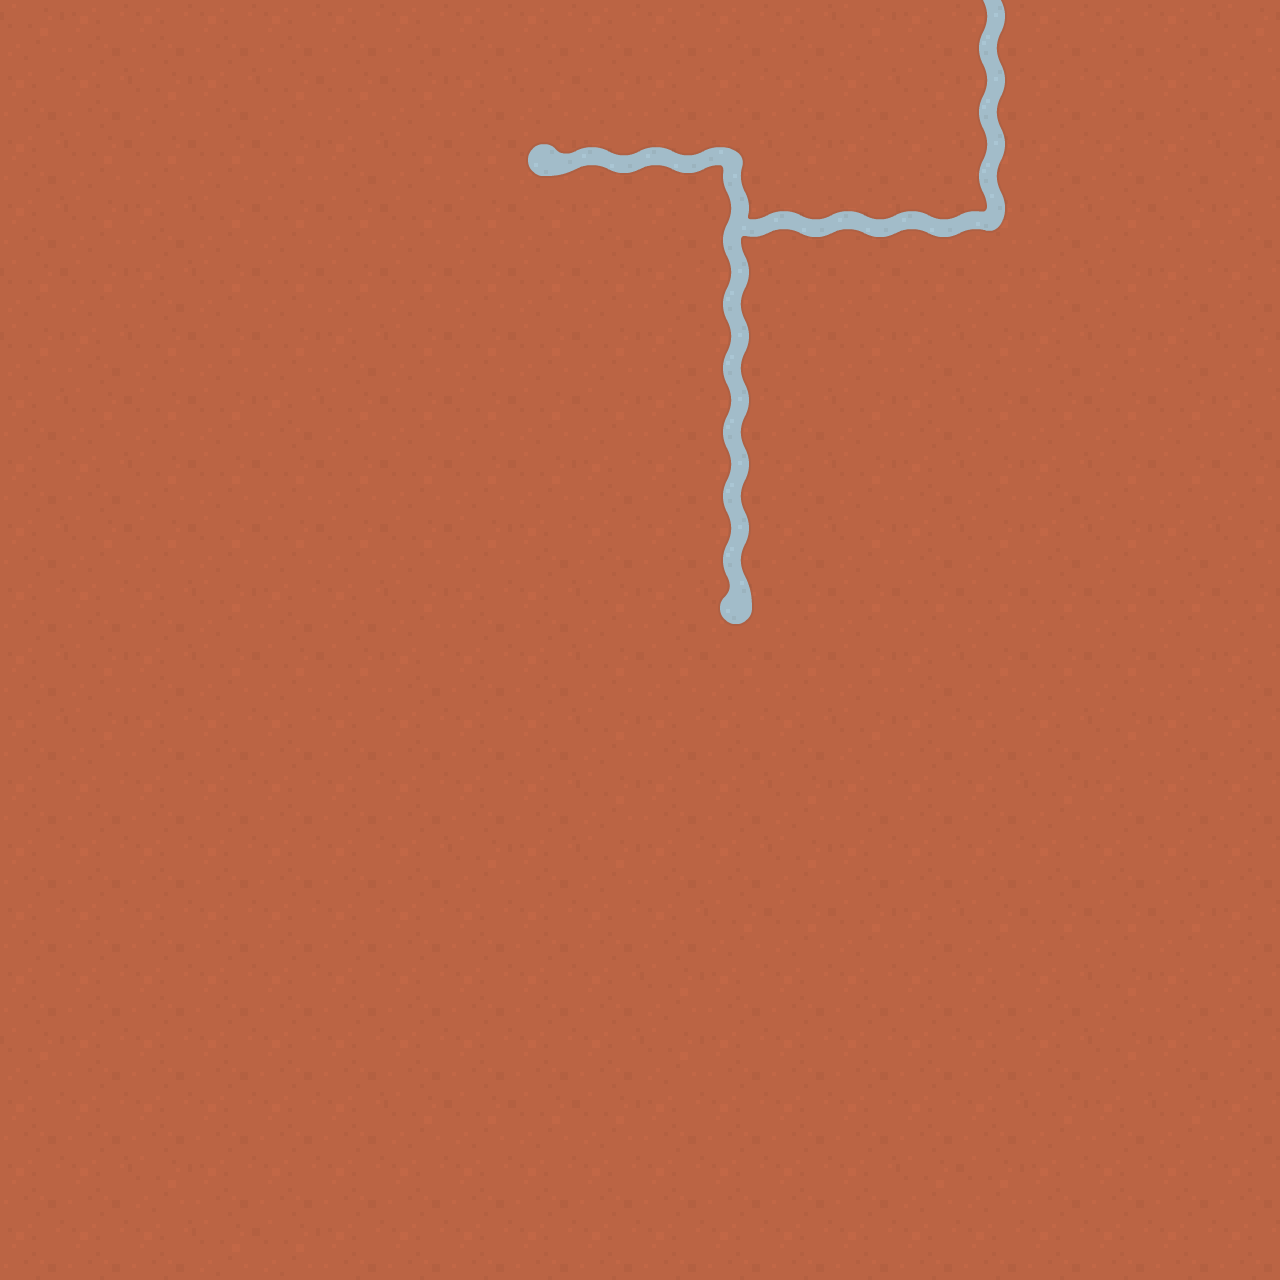

Rendered tile map (Tiled .tmx) drawn with the repository's tilesets; below, a short description and the map source with its tile grids summarised:
An orthogonal 20x20 tile map with 64x64 px tiles, 2 tile layers (Land, Roads) and 68 objects.

<map version="1.0" orientation="orthogonal" renderorder="right-down" width="20" height="20" tilewidth="64" tileheight="64" nextobjectid="81">
 <tileset firstgid="1" source="scifi_tilesheet.tsx" />
 <layer name="Land" width="20" height="20">
  <data>[400 cells, 400 non-empty, 2 distinct tile ids]</data>
 </layer>
 <layer name="Roads" width="20" height="20">
  <data>[400 cells, 18 non-empty, 7 distinct tile ids]</data>
 </layer>
 <objectgroup name="Trees">
  <object id="1" gid="55" x="838" y="275" width="64" height="64" />
  <object id="2" gid="55" x="636" y="542" width="64" height="64" />
  <object id="3" gid="55" x="1143" y="702" width="64" height="64" />
  <object id="4" gid="55" x="805" y="1194" width="64" height="64" />
  <object id="5" gid="56" x="123" y="1126" width="64" height="64" />
  <object id="6" gid="56" x="555" y="857" width="64" height="64" />
  <object id="7" gid="56" x="242" y="401" width="64" height="64" />
  <object id="8" gid="56" x="491" y="118" width="64" height="64" />
  <object id="9" gid="57" x="745" y="277" width="64" height="64" />
  <object id="10" gid="57" x="301" y="615" width="64" height="64" />
  <object id="11" gid="57" x="73" y="237" width="64" height="64" />
  <object id="12" gid="57" x="1072" y="555" width="64" height="64" />
  <object id="13" gid="57" x="738" y="704" width="64" height="64" />
  <object id="14" gid="57" x="1087" y="1209" width="64" height="64" />
  <object id="15" gid="57" x="506" y="1119" width="64" height="64" />
  <object id="16" gid="58" x="1053" y="990" width="64" height="64" />
  <object id="17" gid="58" x="420" y="1303" width="64" height="64" />
  <object id="18" gid="58" x="-11" y="1267" width="64" height="64" />
  <object id="19" gid="58" x="157" y="76" width="64" height="64" />
  <object id="20" gid="58" x="1194" y="153" width="64" height="64" />
 </objectgroup>
 <objectgroup name="Stones">
  <object id="21" gid="73" x="1096" y="111" width="64" height="64" />
  <object id="24" gid="74" x="881" y="562" width="64" height="64" />
  <object id="25" gid="75" x="915" y="1243" width="64" height="64" />
  <object id="26" gid="76" x="462" y="735" width="64" height="64" />
  <object id="27" gid="91" x="165" y="1233" width="64" height="64" />
  <object id="28" gid="92" x="155" y="263" width="64" height="64" />
  <object id="29" gid="93" x="1150" y="372" width="64" height="64" />
  <object id="30" gid="75" x="441" y="208" width="64" height="64" />
 </objectgroup>
 <objectgroup name="Plasma">
  <object id="32" gid="77" x="1071" y="304" width="64" height="64" />
  <object id="33" gid="95" x="121" y="684" width="64" height="64" />
  <object id="34" gid="77" x="655" y="74" width="64" height="64" />
  <object id="37" gid="95" x="1132" y="1100" width="64" height="64" />
 </objectgroup>
 <objectgroup name="Gold">
  <object id="39" gid="96" x="468" y="407" width="64" height="64" />
  <object id="40" gid="78" x="792" y="969" width="64" height="64" />
 </objectgroup>
 <objectgroup name="Buildings">
  <object id="41" gid="33" x="997" y="769" width="64" height="64" />
  <object id="42" gid="17" x="935" y="1034" width="64" height="64" />
  <object id="43" gid="36" x="727" y="838" width="64" height="64" />
  <object id="45" gid="51" x="629" y="1113" width="64" height="64" />
  <object id="46" gid="36" x="50" y="819" width="64" height="64" />
  <object id="47" gid="53" x="163" y="962" width="64" height="64" />
  <object id="48" gid="34" x="230" y="784" width="64" height="64" />
  <object id="49" gid="16" x="302" y="1153" width="64" height="64" />
  <object id="50" gid="17" x="348" y="963" width="64" height="64" />
  <object id="51" gid="112" x="355" y="788" width="64" height="64" />
  <object id="52" gid="112" x="1008" y="1130" width="64" height="64" />
 </objectgroup>
 <objectgroup name="Units">
  <object id="53" gid="68" x="865" y="922" width="64" height="64" />
  <object id="54" gid="69" x="870" y="1107" width="64" height="64" />
  <object id="55" gid="2147483718" x="595" y="1002" width="64" height="64" />
  <object id="56" gid="2147483719" x="629" y="934" width="64" height="64" />
  <object id="58" gid="2147483718" x="681" y="1048" width="64" height="64" />
  <object id="59" gid="2147483719" x="572" y="1199" width="64" height="64" />
  <object id="60" gid="106" x="395" y="1022" width="64" height="64" />
  <object id="62" gid="106" x="489" y="1180" width="64" height="64" />
  <object id="64" gid="107" x="440" y="944" width="64" height="64" />
  <object id="66" gid="104" x="340" y="1232" width="64" height="64" />
  <object id="67" gid="103" x="201" y="887" width="64" height="64" />
  <object id="68" gid="102" x="371" y="1075" width="64" height="64" />
  <object id="69" gid="102" x="382" y="1150" width="64" height="64" />
  <object id="70" gid="102" x="382" y="910" width="64" height="64" />
  <object id="71" gid="102" x="420" y="823" width="64" height="64" />
  <object id="72" gid="66" x="856" y="986" width="64" height="64" />
  <object id="73" gid="66" x="776" y="1147" width="64" height="64" />
  <object id="74" gid="65" x="778" y="1056" width="64" height="64" />
  <object id="75" gid="65" x="728" y="912" width="64" height="64" />
  <object id="77" gid="62" x="934" y="1123" width="64" height="64" />
  <object id="78" gid="62" x="1043" y="1091" width="64" height="64" />
  <object id="79" gid="99" x="324" y="831" width="64" height="64" />
  <object id="80" gid="99" x="292" y="894" width="64" height="64" />
 </objectgroup>
</map>
